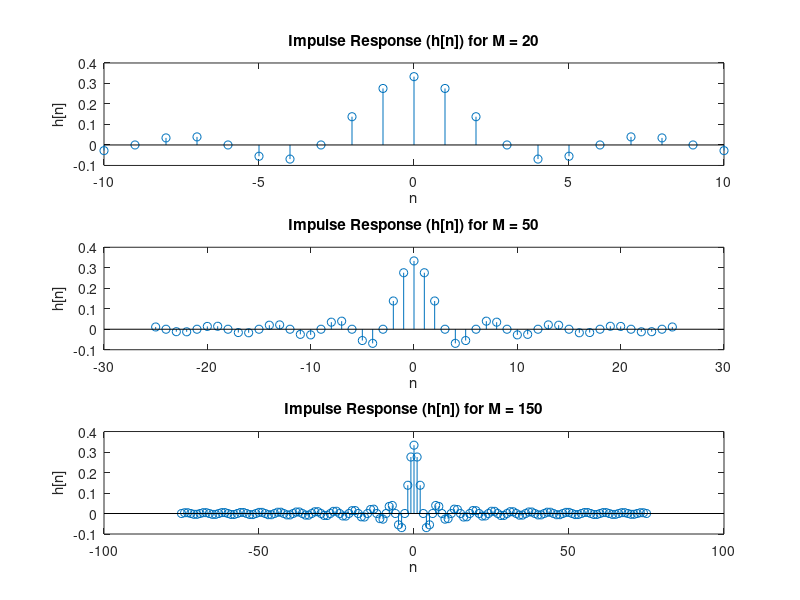
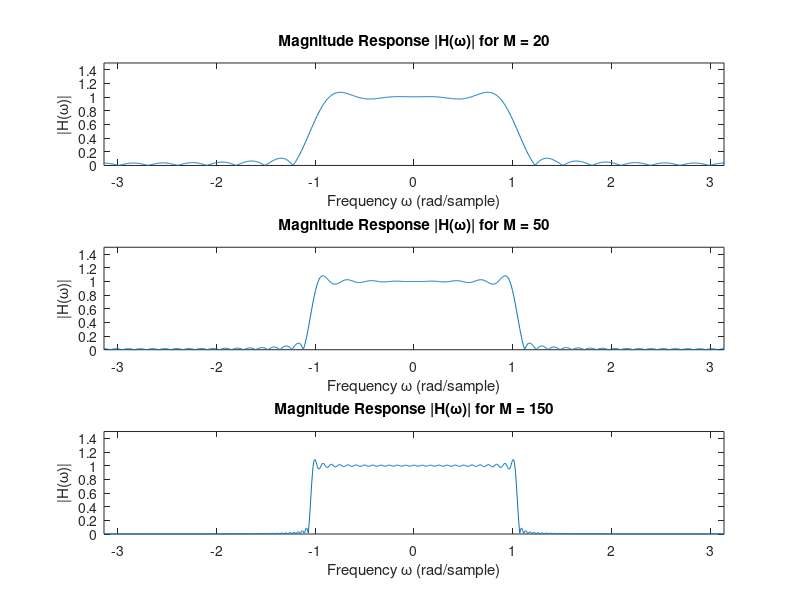
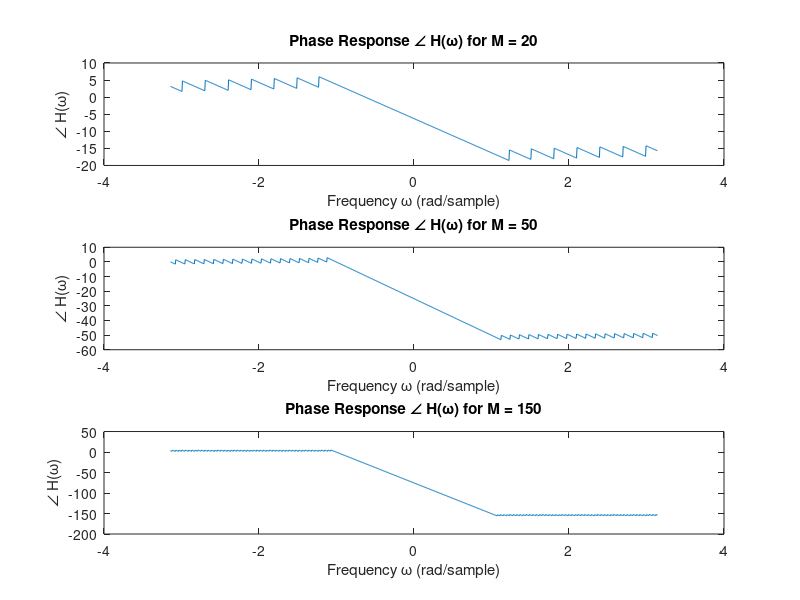
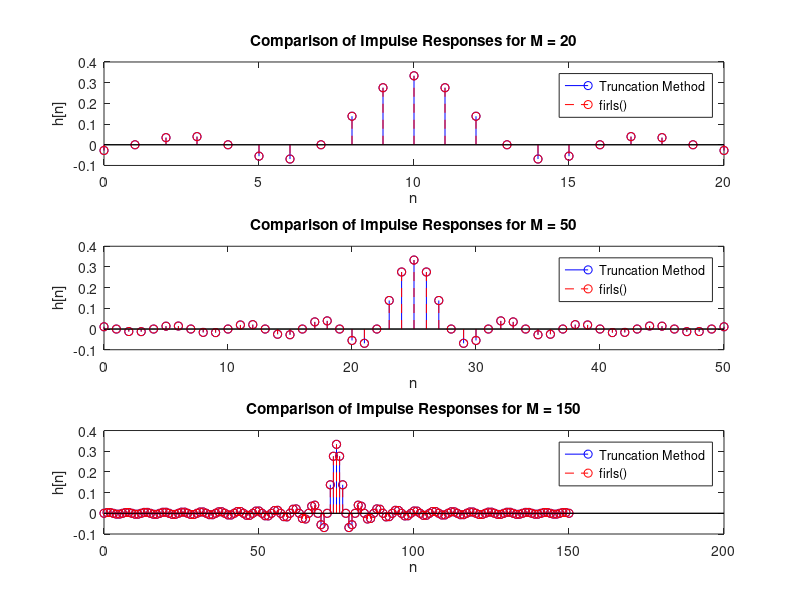

The MATLAB source for these figures, in order:
% =========================================
% Experiment: The Truncation Method of FIR Design
% =========================================

% This script performs the following tasks:
% (a) Designs linear-phase lowpass filters using the truncation method for orders M = 20, 50, 150.
% (b) Demonstrates the Gibbs phenomenon for these filters.
% (c) Confirms that these filters have linear phase.
% (d) Shows that firls() produces identical impulse responses to the truncation method.
% (e) Creates a white Gaussian noise signal, filters it using conv() and filter(), and compares the outputs.

% -----------------------------------------
% Part (a): Design Linear-Phase Lowpass Filters Using the Truncation Method
% -----------------------------------------

% Define filter orders and corresponding lengths
M_values = [20, 50, 150];  % Filter orders
N_values = M_values + 1;   % Filter lengths

% Cutoff frequency
wc = pi / 3;  % Cutoff frequency in radians/sample

% Sampling frequency (for plotting purposes)
Fs = 2 * pi;  % Assume normalized frequency (2*pi radians/sample)

% Initialize cell arrays to store impulse responses and frequency responses
h_trunc = cell(1, length(N_values));
H_trunc = cell(1, length(N_values));

% Frequency vector for plotting
w = linspace(-pi, pi, 1024);

for idx = 1:length(N_values)
    M = M_values(idx);
    N = N_values(idx);
    n = -(M/2):(M/2);  % Symmetric indices for linear-phase FIR filter

    % Ideal impulse response (sinc function)
    hd = (wc / pi) * sinc((wc / pi) * n);

    % Store the impulse response
    h_trunc{idx} = hd;

    % Compute frequency response
    H = freqz(hd, 1, w);
    H_trunc{idx} = H;

    % Plot impulse response
    figure(1);
    subplot(length(N_values), 1, idx);
    stem(n, hd);
    title(['Impulse Response (h[n]) for M = ', num2str(M)]);
    xlabel('n');
    ylabel('h[n]');
end

% -----------------------------------------
% Part (b): Demonstrate the Gibbs Phenomenon
% -----------------------------------------

% Plot the magnitude responses to demonstrate the Gibbs phenomenon
figure(2);
for idx = 1:length(N_values)
    H = H_trunc{idx};
    subplot(length(N_values), 1, idx);
    plot(w, abs(H));
    title(['Magnitude Response |H(\omega)| for M = ', num2str(M_values(idx))]);
    xlabel('Frequency \omega (rad/sample)');
    ylabel('|H(\omega)|');
    axis([-pi pi 0 1.5]);
end

% -----------------------------------------
% Part (c): Confirm That These Filters Have Linear Phase
% -----------------------------------------

% Plot the phase responses to confirm linear phase
figure(3);
for idx = 1:length(N_values)
    H = H_trunc{idx};
    subplot(length(N_values), 1, idx);
    phase_H = unwrap(angle(H));
    plot(w, phase_H);
    title(['Phase Response \angle H(\omega) for M = ', num2str(M_values(idx))]);
    xlabel('Frequency \omega (rad/sample)');
    ylabel('\angle H(\omega)');
end

% -----------------------------------------
% Part (d): Compare with firls() Function
% -----------------------------------------

% Design filters using firls()
h_firls = cell(1, length(N_values));

for idx = 1:length(N_values)
    M = M_values(idx);
    N = N_values(idx);

    % Normalized frequencies for firls() (between 0 and 1)
    f = [0, wc / pi, wc / pi, 1];
    a = [1, 1, 0, 0];

    % Design filter using firls()
    h = firls(M, f, a);

    % Store the impulse response
    h_firls{idx} = h;

    % Compare impulse responses
    figure(4);
    subplot(length(N_values), 1, idx);
    stem(0:M, h_trunc{idx}, 'b', 'DisplayName', 'Truncation Method');
    hold on;
    stem(0:M, h, 'r--', 'DisplayName', 'firls()');
    title(['Comparison of Impulse Responses for M = ', num2str(M)]);
    xlabel('n');
    ylabel('h[n]');
    legend;
    hold off;
end

% -----------------------------------------
% Part (e): Filter White Gaussian Noise and Compare conv() and filter()
% -----------------------------------------

% Create white Gaussian noise signal of length 1000 using wgn()
rng('default');  % For reproducibility
w_g = wgn(1, 1000, 0, 'linear');

% Initialize cell arrays to store outputs
outputs_conv = cell(1, length(N_values));
outputs_filter = cell(1, length(N_values));

for idx = 1:length(N_values)
    h = h_trunc{idx};

    % Convolve using conv()
    y_conv = conv(w_g, h);

    % Filter using filter()
    y_filter = filter(h, 1, w_g);

    % Store outputs
    outputs_conv{idx} = y_conv;
    outputs_filter{idx} = y_filter;

    % Compare outputs
    figure(5);
    subplot(length(N_values), 1, idx);
    plot(y_conv, 'b', 'DisplayName', 'conv() Output');
    hold on;
    plot(y_filter, 'r--', 'DisplayName', 'filter() Output');
    title(['Output Comparison for M = ', num2str(M_values(idx))]);
    xlabel('Sample Index n');
    ylabel('Output');
    legend;
    hold off;
end

% Observations:
% The outputs from conv() and filter() are similar but not identical in length.
% - conv() produces an output length of (length(w_g) + length(h) - 1).
% - filter() produces an output length equal to length(w_g).
% The filter() function implements FIR filtering using difference equations, which inherently
% assumes initial conditions are zero and does not include the transient part beyond the input signal length.
% The conv() function computes the full convolution, including transient effects at the beginning and end.

% =========================================
% End of MATLAB Code
% =========================================
